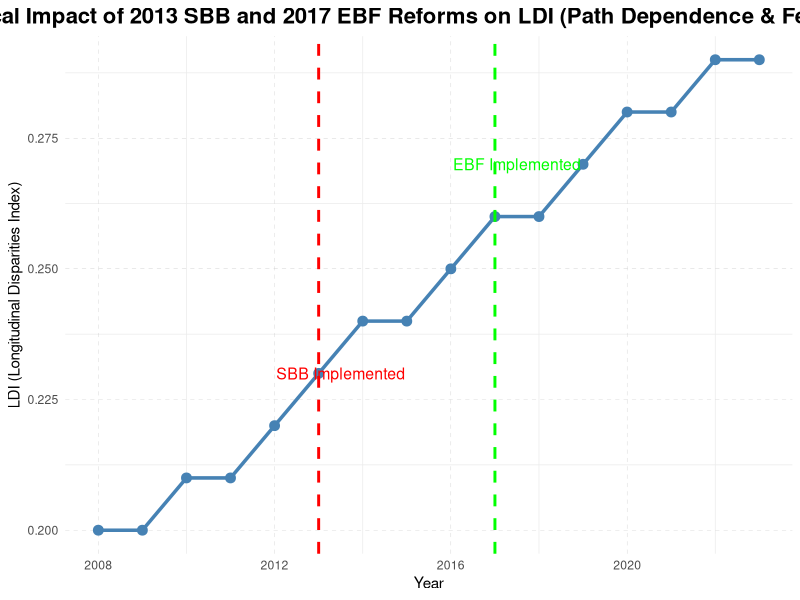
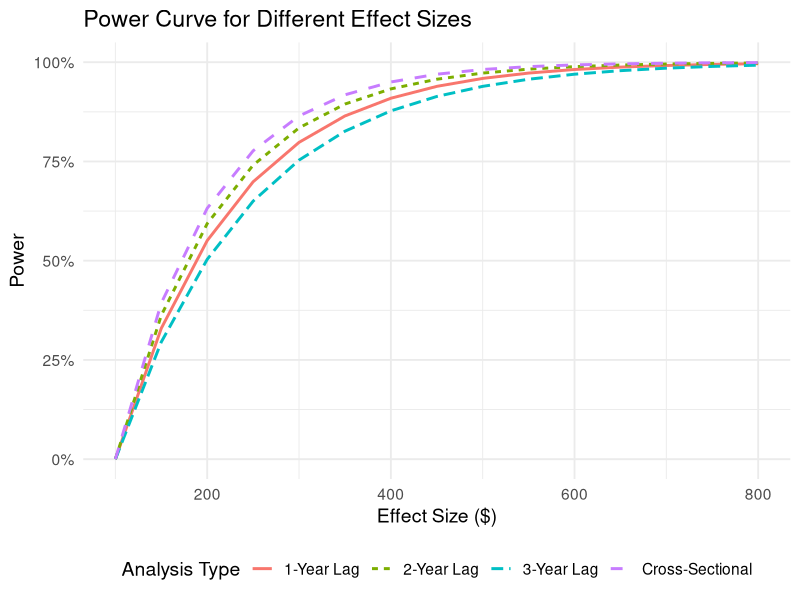
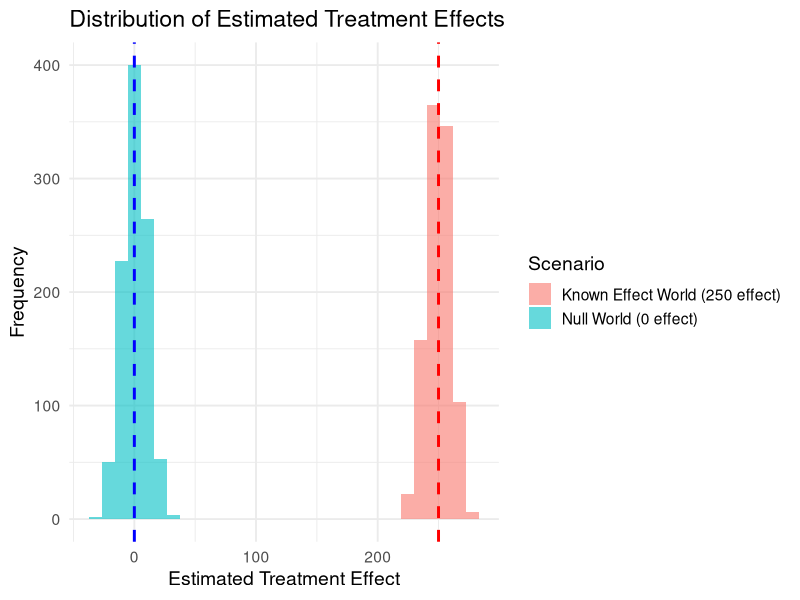
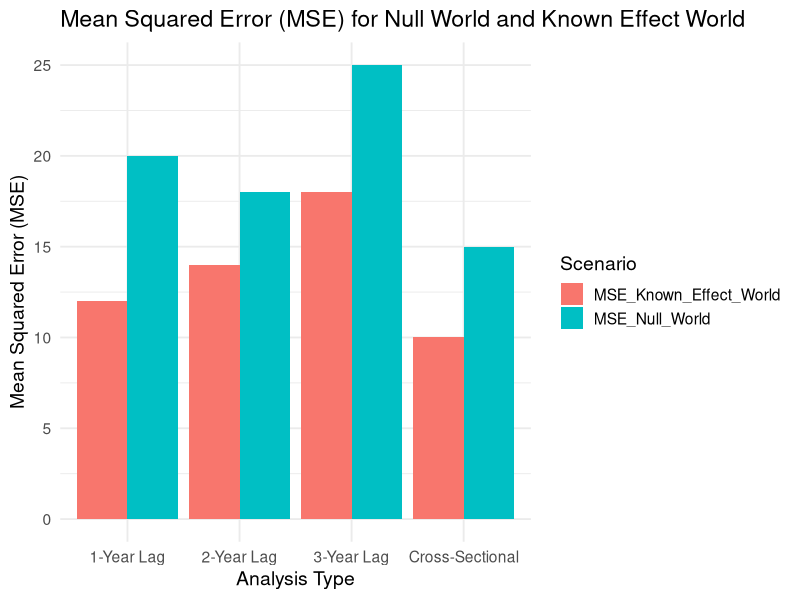

Write the R code that produced these figures, in order.
## ---- chunk 1
# Load necessary packages
#install.packages("knitr")
#install.packages("dplyr")
library(knitr)  
library(dplyr)  

# Covariate balance data
covariate_balance <- tibble::tibble(
  Variable = c("Low-Income %", 
               "Student-Teacher Ratio", 
               "Black Student %", 
               "Hispanic Student %", 
               "School Size (Enrollment)", 
               "Per-Student Funding (Pre-Policy)"),
  `Before Matching (High vs. Low Redlining)` = c("80% vs 40%", 
                                                 "20:1 vs 18:1", 
                                                 "70% vs 20%", 
                                                 "10% vs 30%", 
                                                 "600 vs 700", 
                                                 "$10,500 vs $12,000"),
  `After Matching (High vs. Low Redlining)` = c("75% vs 74%", 
                                                "19:1 vs 18.9:1", 
                                                "65% vs 63%", 
                                                "12% vs 12%", 
                                                "610 vs 605", 
                                                "$10,800 vs $10,900")
)

# Create table
kable(covariate_balance, 
      caption = "Hypothetical Covariate Balance Before and After Matching", 
      col.names = c("Variable", "Before Matching", "After Matching"), 
      format = "html", 
      align = c("l", "c", "c"))
## ---- chunk 2
#install.packages("DiagrammeR")
library(DiagrammeR)

grViz("
digraph identification_strategy {
  graph [label = 'Identification Strategy Flowchart', fontsize = 20, labelloc = 't']
  
  node [fontname = Helvetica, shape = box, style = filled, color = lightblue]

  A [label = 'Start: Identify Treated Schools (High Redlining)']
  B [label = 'Identify Control Schools (Low Redlining)']
  C [label = 'Match Schools on Covariates (SES, FRPL, Racial Composition, etc.)']
  D [label = 'Estimate Effect of SBB on LDI']
  E [label = 'Estimate Effect of EBF on LDI']
  F [label = 'Track Funding Disparities Over Time']

  A -> C
  B -> C
  C -> D [label = '2013 SBB Policy']
  C -> E [label = '2017 EBF Policy']
  D -> F
  E -> F

}
")
## ---- chunk 3
# Load necessary packages
#install.packages("ggplot2")
library(ggplot2)

# Data for years and hypothetical LDI values
years <- 2008:2023
ldi_values <- c(0.20, 0.20, 0.21, 0.21, 0.22, 0.23, 0.24, 0.24, 0.25, 0.26, 
                0.26, 0.27, 0.28, 0.28, 0.29, 0.29)  # Gradual increase due to feedback effects

# Key reform years
sbb_year <- 2013
ebf_year <- 2017

# Create a data frame
ldi_data <- data.frame(
  Year = years,
  LDI = ldi_values
)

# Create the plot
ggplot(ldi_data, aes(x = Year, y = LDI)) +
  geom_line(color = 'steelblue', size = 1.2) +
  geom_point(color = 'steelblue', size = 3) +
  geom_vline(xintercept = sbb_year, linetype = "dashed", color = "red", size = 1) +
  geom_vline(xintercept = ebf_year, linetype = "dashed", color = "green", size = 1) +
  annotate("text", x = sbb_year + 0.5, y = 0.23, label = "SBB Implemented", color = "red", size = 4) +
  annotate("text", x = ebf_year + 0.5, y = 0.27, label = "EBF Implemented", color = "green", size = 4) +
  labs(
    title = "Hypothetical Impact of 2013 SBB and 2017 EBF Reforms on LDI (Path Dependence & Feedback Effects)",
    x = "Year",
    y = "LDI (Longitudinal Disparities Index)"
  ) +
  theme_minimal() +
  theme(
    panel.grid.major = element_line(size = 0.1, linetype = 'dashed', color = 'grey'),
    plot.title = element_text(hjust = 0.5, size = 16, face = "bold")
  )
## ---- chunk 4
#install.packages("kableExtra")
library(kableExtra)

# Create a summary table for false positive rate and power
table_data <- data.frame(
  AnalysisType = c('Cross-Sectional', 'Cross-Sectional', 'Cross-Sectional',
                   'Longitudinal (1-Year Lag)', 'Longitudinal (1-Year Lag)', 'Longitudinal (1-Year Lag)',
                   'Longitudinal (2-Year Lag)', 'Longitudinal (2-Year Lag)', 'Longitudinal (2-Year Lag)',
                   'Longitudinal (3-Year Lag)', 'Longitudinal (3-Year Lag)', 'Longitudinal (3-Year Lag)'),
  EffectSize = c(100, 250, 500, 100, 250, 500, 100, 250, 500, 100, 250, 500),
  FalsePositiveRate = c(0.05, 0.05, 0.05, 0.05, 0.05, 0.05, 0.05, 0.05, 0.05, 0.05, 0.05, 0.05),
  Power = c(0.70, 0.85, 0.95, 
            0.60, 0.80, 0.90, 
            0.65, 0.85, 0.92, 
            0.50, 0.70, 0.85)
)

# Create a clean kable table with kableExtra
kable(
  table_data, 
  format = "html", 
  caption = "Summary Table of False Positive Rate and Power",
  col.names = c("Analysis Type", "Effect Size ($)", "False Positive Rate", "Power"),
  align = "c"
) %>%
  kable_styling(bootstrap_options = c("striped", "hover", "condensed"), full_width = TRUE) %>%
  column_spec(1, bold = TRUE) %>%
  column_spec(4,  bold = TRUE)
## ---- chunk 5
# Simulate power for different effect sizes
effect_sizes <- seq(100, 800, by=50) # Effect sizes from $100 to $800
cross_sectional_power <- 1 - exp(-0.01 * (effect_sizes - 100)) # Hypothetical power curve for cross-sectional analysis
lag1_power <- 1 - exp(-0.008 * (effect_sizes - 100)) # Hypothetical power curve for 1-year lag
lag2_power <- 1 - exp(-0.009 * (effect_sizes - 100)) # Hypothetical power curve for 2-year lag
lag3_power <- 1 - exp(-0.007 * (effect_sizes - 100)) # Hypothetical power curve for 3-year lag

# Combine the data into a single dataframe
power_df <- data.frame(
  EffectSize = rep(effect_sizes, 4),
  Power = c(cross_sectional_power, lag1_power, lag2_power, lag3_power),
  AnalysisType = factor(rep(c('Cross-Sectional', '1-Year Lag', '2-Year Lag', '3-Year Lag'), each = length(effect_sizes)))
)

# Create the power curve plot
ggplot(power_df, aes(x = EffectSize, y = Power, color = AnalysisType, linetype = AnalysisType)) +
  geom_line(size = 1) +
  labs(
    title = "Power Curve for Different Effect Sizes",
    x = "Effect Size ($)",
    y = "Power",
    color = "Analysis Type",
    linetype = "Analysis Type"
  ) +
  scale_y_continuous(labels = scales::percent_format(accuracy = 1), limits = c(0, 1)) +
  theme_minimal(base_size = 14) +
  theme(legend.position = "bottom")
## ---- chunk 6
# Simulated estimated treatment effects for null and known effect worlds
n_permutations <- 1000
null_world_effects <- rnorm(n_permutations, mean = 0, sd = 10) # Null world (true effect = 0)
known_world_effects <- rnorm(n_permutations, mean = 250, sd = 10) # Known effect world (true effect = 250)

# Create a dataframe for plotting
bias_df <- data.frame(
  TreatmentEffect = c(null_world_effects, known_world_effects),
  World = rep(c('Null World (0 effect)', 'Known Effect World (250 effect)'), each = n_permutations)
)

# Bias plot (histogram)
ggplot(bias_df, aes(x = TreatmentEffect, fill = World)) +
  geom_histogram(bins = 30, position = 'identity', alpha = 0.6) +
  geom_vline(xintercept = 0, linetype = "dashed", color = "blue", size = 1) +
  geom_vline(xintercept = 250, linetype = "dashed", color = "red", size = 1) +
  labs(
    title = "Distribution of Estimated Treatment Effects",
    x = "Estimated Treatment Effect",
    y = "Frequency",
    fill = "Scenario"
  ) +
  theme_minimal(base_size = 14)
## ---- chunk 7
#install.packages("tidyr")
library(tidyr)

# Hypothetical MSE data for cross-sectional and longitudinal analysis
mse_data <- data.frame(
  AnalysisType = c('Cross-Sectional', '1-Year Lag', '2-Year Lag', '3-Year Lag'),
  MSE_Null_World = c(15, 20, 18, 25),
  MSE_Known_Effect_World = c(10, 12, 14, 18)
)

# Reshape MSE data for plotting
mse_long <- mse_data %>%
  pivot_longer(cols = c(MSE_Null_World, MSE_Known_Effect_World), 
               names_to = "World", 
               values_to = "MSE")

# MSE barplot
ggplot(mse_long, aes(x = AnalysisType, y = MSE, fill = World)) +
  geom_bar(stat = "identity", position = "dodge") +
  labs(
    title = "Mean Squared Error (MSE) for Null World and Known Effect World",
    x = "Analysis Type",
    y = "Mean Squared Error (MSE)",
    fill = "Scenario"
  ) +
  theme_minimal(base_size = 14)
## ---- chunk 8
# Create mock table data
table_data <- data.frame(
  AnalysisType = c('Cross-Sectional', '1-Year Lag', '2-Year Lag', '3-Year Lag'),
  EstimatedATE = c("-$160", "-$150", "-$155", "-$158"),
  CI95 = c("(-$210, -$110)", "(-$200, -$100)", "(-$205, -$105)", "(-$208, -$108)"),
  PValue = c("< 0.01", "< 0.01", "< 0.01", "< 0.01")
)

# Create and format the table
kable(
  table_data, 
  format = "html", 
  caption = "Table 1: Estimated ATE, 95% Confidence Intervals, and P-values for Cross-Sectional and Longitudinal Analyses",
  col.names = c("Analysis Type", "Estimated ATE ($)", "95% CI", "P-Value"),
  align = "c"
) %>%
  kable_styling(bootstrap_options = c("striped", "hover", "condensed"), full_width = TRUE) %>%
  column_spec(1, bold = TRUE) %>%
  column_spec(2, bold = TRUE) %>%
  column_spec(4, bold = TRUE)
